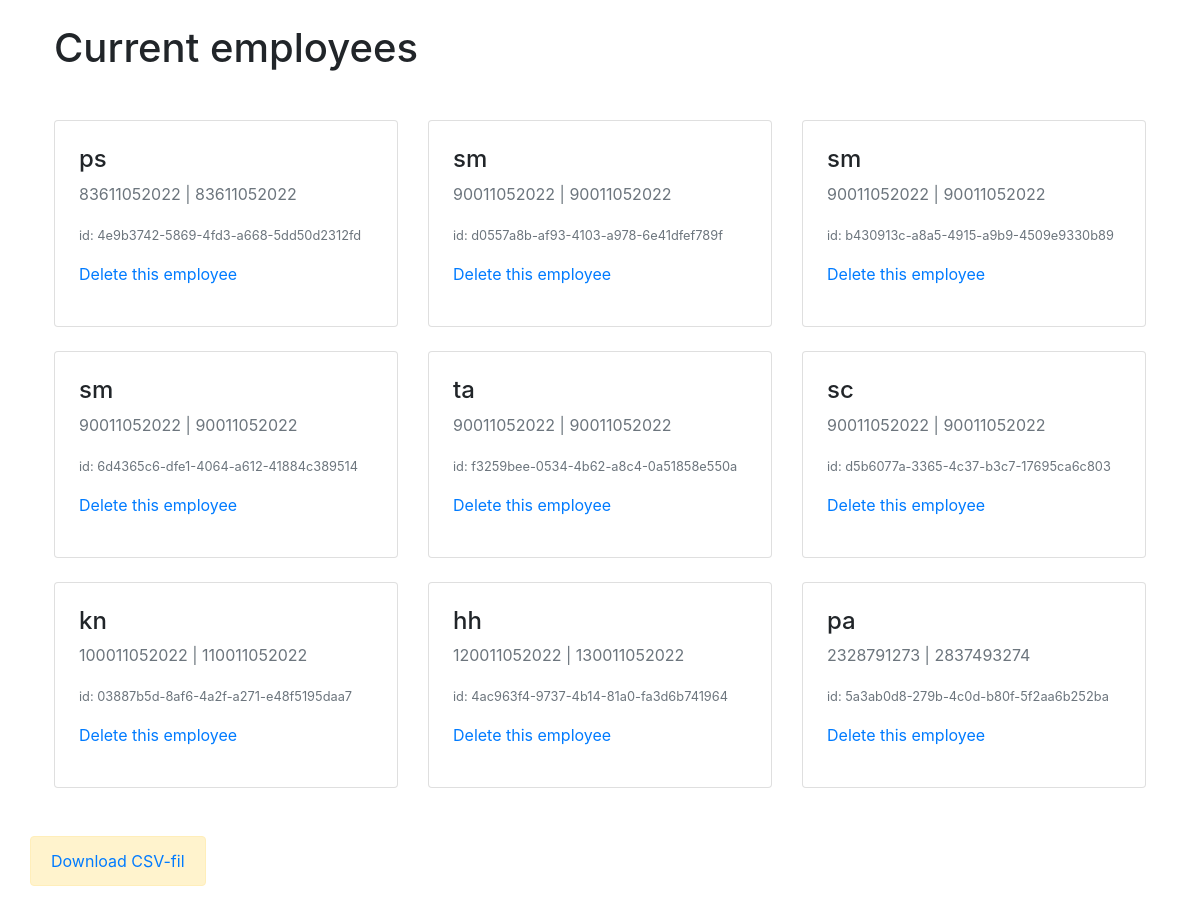
/landingpage/employees/ (signed in), run on the app's committed database.
### landingpage/models.py (models this page shows)
class Employee(models.Model):
    id = models.UUIDField(primary_key= True, default = uuid.uuid4)
    name = models.CharField(max_length=150)
    start_date_time = models.IntegerField()
    end_date_time = models.IntegerField()

### landingpage/views.py (the view)
# urls.py: path('employees/', views.employees, name="employees"),
def employees(request):
	if request.user.is_authenticated:
		employees = Employee.objects.all()
		return render(request, template_name="employees.html", context={'employees': employees})
	else:
		return HttpResponse("Sorry - you need to be authorized to access page contents.")

### landingpage/templates/employees.html (shortened to what this page needs)
{% load static %}
<!DOCTYPE html>
<html lang="da">
<head>
    <link rel="stylesheet" href="https://stackpath.bootstrapcdn.com/bootstrap/4.4.1/css/bootstrap.min.css">
</head>
<body>
    <div class="container p-4">
      <h1 class="mb-5">Current employees</h1>
      <div class="row">
      {% for e in employees %}
        <div class="col-lg-4 col-md-6 col-sm-12 pb-4">
          <div class="card h-100 p-4">
            <h4>{{e.name}}</h4>
            <p class="text-muted">{{e.start_date_time}} | {{e.end_date_time}}</p>
            <p class="text-muted"><small>id: {{e.id}}</small></p>
            <p><a href="/landingpage/{{e.id}}/delete">Delete this employee</a></p>
          </div>
        </div>
        {% endfor %}
      </div>
    </div>
    <div class="container">
      <div class="row">
        <div class="alert alert-warning" role="alert">
          <a href="{% static 'employees.csv' %}">Download CSV-fil</a>
        </div>
      </div>
    </div>
</body>
</html>

### data on the page
Employee: name "ps", start_date_time "83611052022", end_date_time "83611052022", id "4e9b3742-5869-4fd3-a668-5dd50d2312fd"
Employee: name "sm", start_date_time "90011052022", end_date_time "90011052022", id "d0557a8b-af93-4103-a978-6e41dfef789f"
Employee: name "sm", start_date_time "90011052022", end_date_time "90011052022", id "b430913c-a8a5-4915-a9b9-4509e9330b89"
Employee: name "sm", start_date_time "90011052022", end_date_time "90011052022", id "6d4365c6-dfe1-4064-a612-41884c389514"
Employee: name "ta", start_date_time "90011052022", end_date_time "90011052022", id "f3259bee-0534-4b62-a8c4-0a51858e550a"
Employee: name "sc", start_date_time "90011052022", end_date_time "90011052022", id "d5b6077a-3365-4c37-b3c7-17695ca6c803"
Employee: name "kn", start_date_time "100011052022", end_date_time "110011052022", id "03887b5d-8af6-4a2f-a271-e48f5195daa7"
Employee: name "hh", start_date_time "120011052022", end_date_time "130011052022", id "4ac963f4-9737-4b14-81a0-fa3d6b741964"
Employee: name "pa", start_date_time "2328791273", end_date_time "2837493274", id "5a3ab0d8-279b-4c0d-b80f-5f2aa6b252ba"
